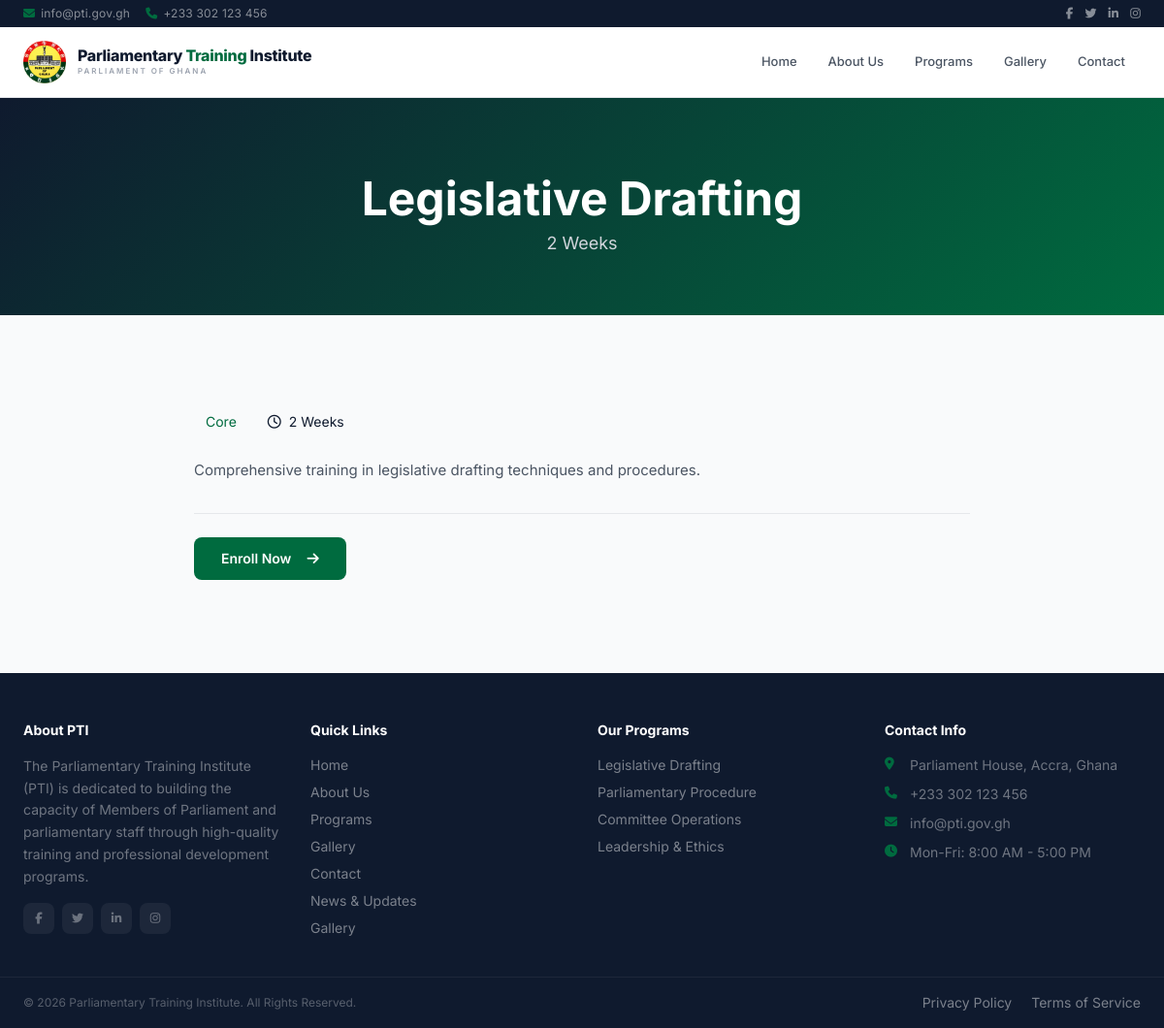
The app's page /program-details.php?slug=legislative-drafting with its own data.
### tables this page shows
CREATE TABLE IF NOT EXISTS settings (
    id INT AUTO_INCREMENT PRIMARY KEY,
    setting_key VARCHAR(100) NOT NULL UNIQUE,
    setting_value TEXT,
    created_at TIMESTAMP DEFAULT CURRENT_TIMESTAMP,
    updated_at TIMESTAMP DEFAULT CURRENT_TIMESTAMP ON UPDATE CURRENT_TIMESTAMP
);

CREATE TABLE IF NOT EXISTS menu_items (
    id INT AUTO_INCREMENT PRIMARY KEY,
    label VARCHAR(100) NOT NULL,
    link VARCHAR(255) NOT NULL DEFAULT '#',
    parent_id INT DEFAULT NULL,
    icon VARCHAR(50) DEFAULT NULL,
    target ENUM('_self','_blank') NOT NULL DEFAULT '_self',
    sort_order INT NOT NULL DEFAULT 0,
    status ENUM('active','inactive') NOT NULL DEFAULT 'active',
    created_at TIMESTAMP DEFAULT CURRENT_TIMESTAMP,
    updated_at TIMESTAMP DEFAULT CURRENT_TIMESTAMP ON UPDATE CURRENT_TIMESTAMP,
    FOREIGN KEY (parent_id) REFERENCES menu_items(id) ON DELETE SET NULL
);

CREATE TABLE IF NOT EXISTS programs (
    id INT AUTO_INCREMENT PRIMARY KEY,
    title VARCHAR(200) NOT NULL,
    slug VARCHAR(200) NOT NULL UNIQUE,
    description TEXT,
    content LONGTEXT,
    image VARCHAR(255),
    duration VARCHAR(100),
    fee DECIMAL(10,2) DEFAULT 0.00,
    category VARCHAR(100),
    status ENUM('active','inactive') NOT NULL DEFAULT 'active',
    featured TINYINT(1) DEFAULT 0,
    created_by INT,
    created_at TIMESTAMP DEFAULT CURRENT_TIMESTAMP,
    updated_at TIMESTAMP DEFAULT CURRENT_TIMESTAMP ON UPDATE CURRENT_TIMESTAMP,
    FOREIGN KEY (created_by) REFERENCES users(id) ON DELETE SET NULL
);

### config/database.php (called while the page is built, shortened)
<?php
try {
    $pdo = new PDO("mysql:host=" . DB_HOST . ";dbname=" . DB_NAME . ";charset=utf8mb4", DB_USER, DB_PASS);
    $pdo->setAttribute(PDO::ATTR_ERRMODE, PDO::ERRMODE_EXCEPTION);
    $pdo->setAttribute(PDO::ATTR_DEFAULT_FETCH_MODE, PDO::FETCH_ASSOC);
} catch (PDOException $e) {
    die("Database connection failed: " . $e->getMessage());
}
function getSetting($key) {
    global $pdo;
    $stmt = $pdo->prepare("SELECT setting_value FROM settings WHERE setting_key = ?");
    $stmt->execute([$key]);
    $row = $stmt->fetch();
    return $row ? $row['setting_value'] : null;
}

### program-details.php (the view, shortened to what this page needs)
<?php
require_once 'config/database.php';
$slug = $_GET['slug'] ?? '';
$stmt = $pdo->prepare("SELECT * FROM programs WHERE slug = ? AND status='active'");
$stmt->execute([$slug]);
$prog = $stmt->fetch();
?>
<?php require 'includes/header.php'; ?>
<section class="page-banner">
    <div class="max-w-7xl mx-auto px-4 text-center">
        <h1 class="text-4xl md:text-5xl font-bold mb-2"><?= $prog['title'] ?></h1>
        <p class="text-gray-300 text-lg"><?= $prog['duration'] ?></p>
    </div>
</section>
<section class="py-16">
    <div class="max-w-4xl mx-auto px-4">
        <div class="card p-8 card-p-8">
            <div class="flex flex-wrap gap-2 mb-6">
                <span class="bg-primary/10 text-primary text-sm px-3 py-1 rounded"><?= $prog['category'] ?></span>
                <span class="bg-gold/20 text-dark text-sm px-3 py-1 rounded"><i class="far fa-clock mr-1"></i> <?= $prog['duration'] ?></span>
            </div>
            <div class="prose max-w-none text-gray-600 leading-relaxed">
                <?= $prog['content'] ?: '<p>' . $prog['description'] . '</p>' ?>
            </div>
            <div class="mt-8 pt-6 border-t border-gray-200">
                <a href="contact.php" class="btn-primary text-sm">Enroll Now <i class="fas fa-arrow-right ml-2"></i></a>
            </div>
        </div>
    </div>
</section>
<?php require 'includes/footer.php'; ?>

### includes/header.php (shortened to what this page needs)
<!DOCTYPE html>
<html lang="en">
<head>
    <script src="https://cdn.tailwindcss.com"></script>
    <link rel="stylesheet" href="https://cdnjs.cloudflare.com/ajax/libs/font-awesome/6.5.1/css/all.min.css">
</head>
<body>
<?php $currentPage = basename($_SERVER['SCRIPT_NAME']); ?>
<div class="top-bar">
    <div class="max-w-7xl mx-auto px-4 sm:px-6">
        <div class="flex items-center justify-between">
            <div class="flex items-center gap-4 text-xs">
                <a href="mailto:<?= getSetting('site_email') ?>" class="flex items-center gap-1.5"><i class="fas fa-envelope" style="color:var(--primary)"></i> <span class="contact-text"><?= getSetting('site_email') ?></span></a>
                <a href="tel:<?= getSetting('site_phone') ?>" class="flex items-center gap-1.5"><i class="fas fa-phone" style="color:var(--primary)"></i> <span class="contact-text"><?= getSetting('site_phone') ?></span></a>
            </div>
            <div class="flex items-center gap-3 text-xs">
                <a href="#" class="hover:text-white transition"><i class="fab fa-facebook-f"></i></a>
                <a href="#" class="hover:text-white transition"><i class="fab fa-twitter"></i></a>
                <a href="#" class="hover:text-white transition"><i class="fab fa-linkedin-in"></i></a>
                <a href="#" class="hover:text-white transition"><i class="fab fa-instagram"></i></a>
            </div>
        </div>
    </div>
</div>
<header class="main-header" id="mainHeader">
    <div class="max-w-7xl mx-auto px-4 sm:px-6">
        <div class="flex items-center justify-between">
            <a href="index.php" class="flex items-center gap-3 py-2.5">
                <div class="logo"><img src="assets/logos/logo.png" alt="PTI" onerror="this.style.display='none'"></div>
                <div>
                    <div class="logo-text">Parliamentary <span>Training</span> Institute</div>
                    <div class="logo-sub">Parliament of Ghana</div>
                </div>
            </a>
            <nav class="desktop-menu">
                <div class="main-nav flex items-center">
                    <?php
                    $stmt = $pdo->query("SELECT * FROM menu_items WHERE parent_id IS NULL AND status='active' ORDER BY sort_order");
                    while ($item = $stmt->fetch()):
                        $active = ($currentPage == $item['link']) ? 'active' : '';
                    ?>
                    <?php
                    $subs = $pdo->prepare("SELECT * FROM menu_items WHERE parent_id = ? AND status='active' ORDER BY sort_order");
                    $subs->execute([$item['id']]);
                    $hasChild = $subs->rowCount() > 0;
                    ?>
                    <div class="nav-item<?= $hasChild ? ' nav-has-child' : '' ?>">
                        <a href="<?= $item['link'] ?>" class="<?= $active ?>" target="<?= $item['target'] ?>"><?= $item['label'] ?></a>
                    </div>
                    <?php endwhile; ?>
                </div>
            </nav>
        </div>
    </div>
</header>

### includes/footer.php (shortened to what this page needs)
<footer class="footer pt-12 pb-0">
    <div class="max-w-7xl mx-auto px-4 sm:px-6">
        <div class="grid sm:grid-cols-2 lg:grid-cols-4 gap-8 pb-10">
            <div>
                <h5>About PTI</h5>
                <p class="text-sm leading-relaxed text-white/40 mb-4">The Parliamentary Training Institute (PTI) is dedicated to building the capacity of Members of Parliament and parliamentary staff through high-quality training and professional development programs.</p>
                <div class="flex gap-2">
                    <a href="#" class="social-link"><i class="fab fa-facebook-f"></i></a>
                    <a href="#" class="social-link"><i class="fab fa-twitter"></i></a>
                    <a href="#" class="social-link"><i class="fab fa-linkedin-in"></i></a>
                    <a href="#" class="social-link"><i class="fab fa-instagram"></i></a>
                </div>
            </div>
            <div>
                <h5>Quick Links</h5>
                <ul class="space-y-2 text-sm">
                    <?php $stmt = $pdo->query("SELECT * FROM menu_items WHERE parent_id IS NULL AND status='active' ORDER BY sort_order"); while ($item = $stmt->fetch()): ?>
                    <li><a href="<?= $item['link'] ?>" class="hover:pl-1"><?= $item['label'] ?></a></li>
                    <?php endwhile; ?>
                    <li><a href="news.php" class="hover:pl-1">News & Updates</a></li>
                    <li><a href="gallery.php" class="hover:pl-1">Gallery</a></li>
                </ul>
            </div>
            <div>
                <h5>Our Programs</h5>
                <ul class="space-y-2 text-sm">
                    <?php $progs = $pdo->query("SELECT * FROM programs WHERE status='active' LIMIT 5"); while ($p = $progs->fetch()): ?>
                    <li><a href="program-details.php?slug=<?= $p['slug'] ?>" class="hover:pl-1"><?= $p['title'] ?></a></li>
                    <?php endwhile; ?>
                </ul>
            </div>
            <div>
                <h5>Contact Info</h5>
                <div class="space-y-2.5 text-sm">
                    <div class="contact-item">
                        <i class="fas fa-map-marker-alt"></i>
                        <span class="text-white/40"><?= getSetting('site_address') ?></span>
                    </div>
                    <div class="contact-item">
                        <i class="fas fa-phone"></i>
                        <span class="text-white/40"><?= getSetting('site_phone') ?></span>
                    </div>
                    <div class="contact-item">
                        <i class="fas fa-envelope"></i>
                        <span class="text-white/40"><?= getSetting('site_email') ?></span>
                    </div>
                    <div class="contact-item">
                        <i class="fas fa-clock"></i>
                        <span class="text-white/40">Mon-Fri: 8:00 AM - 5:00 PM</span>
                    </div>
                </div>
            </div>
        </div>
    </div>
    <div class="footer-bottom">
        <div class="max-w-7xl mx-auto px-4 sm:px-6 flex flex-col sm:flex-row items-center justify-between gap-2">
            <div class="text-white/30"><?= getSetting('footer_text') ?></div>
            <div class="flex gap-5 text-sm">
                <a href="#" class="text-white/30 hover:text-white transition">Privacy Policy</a>
                <a href="#" class="text-white/30 hover:text-white transition">Terms of Service</a>
            </div>
        </div>
    </div>
</footer>
</body>
</html>

### includes/header.php (style rules this page uses)
:root { --primary: #006B3F; --primary-dark: #004F2E; --primary-light: #008C52; --secondary: #D4AF37; --secondary-light: #F5D76E; --dark: #0F1A2E; --light: #F0FFF4; --gold: #D4AF37; --gold-light: #F5D76E; --red-accent: #CE1126; --gray-50: #F9FAFB; --gray-100: #F3F4F6; --gray-200: #E5E7EB; --gray-300: #D1D5DB; --gray-400: #9CA3AF; --gray-500: #6B7280; --gray-600: #4B5563; --gray-700: #374151; --gray-800: #1F2937; }
* { font-family: 'Inter', -apple-system, BlinkMacSystemFont, sans-serif; }
html { scroll-behavior: smooth; }
body { background: var(--gray-50); color: var(--gray-800); -webkit-font-smoothing: antialiased; -moz-osx-font-smoothing: grayscale; }
.text-primary { color: var(--primary); }
.text-dark, .text-dark-primary { color: var(--dark); }
.top-bar { background: var(--dark); color: rgba(255,255,255,0.65); font-size: 12px; padding: 6px 0; letter-spacing: 0.2px; }
.top-bar a { color: rgba(255,255,255,0.5); transition: color 0.2s; }
.top-bar .contact-text { display: inline; }
.main-header { background: #fff; border-bottom: 1px solid var(--gray-200); position: sticky; top: 0; z-index: 1000; transition: all 0.3s; }
.main-header .logo img { height: 44px; }
.main-header .logo-text { font-size: 16px; font-weight: 800; color: var(--dark); line-height: 1.2; letter-spacing: -0.3px; }
.main-header .logo-text span { color: var(--primary); }
.main-header .logo-sub { font-size: 8px; color: var(--gray-400); letter-spacing: 2px; text-transform: uppercase; font-weight: 600; }
.main-nav a { color: var(--gray-600); font-size: 13px; font-weight: 500; padding: 26px 16px; display: block; transition: all 0.2s; position: relative; }
.main-nav a::after { content: ''; position: absolute; bottom: 0; left: 50%; transform: translateX(-50%); width: 0; height: 2.5px; background: var(--primary); border-radius: 2px; transition: width 0.25s; }
.nav-item { position: relative; }
.btn-primary { background: var(--primary); color: #fff; padding: 12px 28px; border-radius: 8px; font-weight: 600; font-size: 14px; display: inline-flex; align-items: center; gap: 8px; transition: all 0.25s; border: none; cursor: pointer; }
.footer { background: var(--dark); color: rgba(255,255,255,0.5); font-size: 13px; }
.footer h5 { color: #fff; font-size: 14px; font-weight: 700; margin-bottom: 16px; }
.footer a { color: rgba(255,255,255,0.45); transition: all 0.2s; }
.footer .social-link { width: 32px; height: 32px; background: rgba(255,255,255,0.06); border-radius: 8px; display: inline-flex; align-items: center; justify-content: center; font-size: 12px; color: rgba(255,255,255,0.35); transition: all 0.2s; }
.footer .contact-item { display: flex; align-items: flex-start; gap: 10px; margin-bottom: 10px; }
.footer .contact-item i { color: var(--primary); font-size: 13px; margin-top: 2px; width: 16px; }
.footer-bottom { border-top: 1px solid rgba(255,255,255,0.06); padding: 16px 0; font-size: 12px; }
.page-banner { background: linear-gradient(135deg, var(--dark) 0%, var(--primary) 100%); padding: 80px 0 60px; color: #fff; position: relative; overflow: hidden; }
.prose { max-width: none; line-height: 1.8; color: var(--gray-600); font-size: 15px; }
.prose p { margin-bottom: 14px; }

### records on screen
settings: setting_value "info@pti.gov.gh"
settings: setting_value "+233 302 123 456"
menu_items: label "Home"
menu_items: label "About Us"
menu_items: label "Programs"
menu_items: label "Gallery"
menu_items: label "Contact"
programs: title "Legislative Drafting", duration "2 Weeks", category "Core", content+description "Comprehensive training in legislative drafting techniques and procedures."
programs: title "Parliamentary Procedure"
programs: title "Committee Operations"
programs: title "Leadership & Ethics"
settings: setting_value "Parliament House, Accra, Ghana"
settings: setting_value "© 2026 Parliamentary Training Institute. All Rights Reserved."
